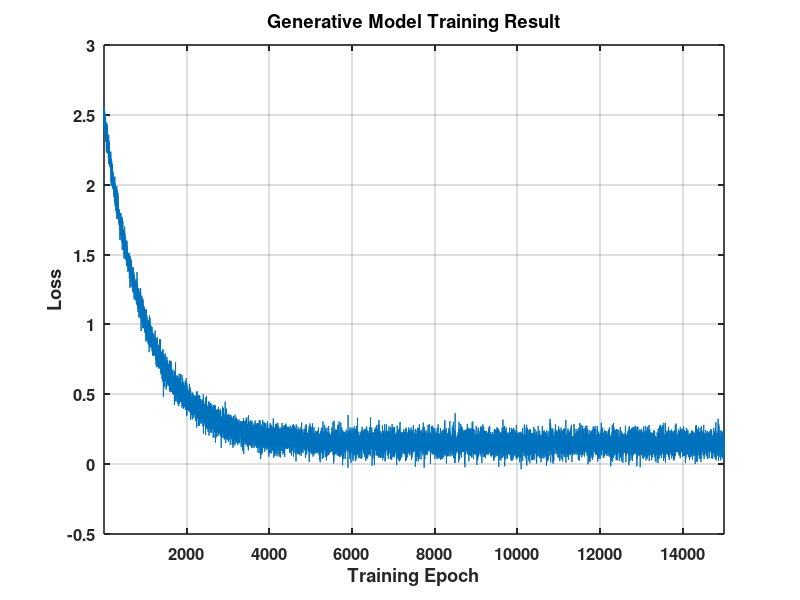

Write MATLAB code to recreate this figure.
clc; close all; clear;

%% 1. 데이터 로드 (파일이 없으면 가상 데이터 생성)
if exist('v3.csv', 'file')
    cvae_training_data = readtable("v3.csv");
    cvae_epoch = cvae_training_data.epoch;
    cvae_loss = cvae_training_data.train_loss;
else
    % [테스트용 가상 데이터] 15000 Epoch 가정
    fprintf('데이터 파일이 없어 가상 데이터를 생성합니다.\n');
    cvae_epoch = (1:15000)';
    % 초기값 2.5에서 시작해 0.15로 수렴 + 노이즈 추가
    cvae_loss = 2.35 * exp(-cvae_epoch/1000) + 0.15 + 0.05 * randn(size(cvae_epoch));
end

%% 2. 스타일 정의 (논문용 포맷)
line_width_plot = 1.2;    % 데이터 선 두께
line_width_avg  = 2.0;    % 평균선 두께
line_width_axis = 1.2;    % 축 선 두께
font_size_title = 16;     % 제목 폰트 크기
font_size_label = 14;     % 축 라벨 폰트 크기
font_size_tick  = 12;     % 눈금 폰트 크기
font_weight     = 'bold'; % 폰트 굵기

% 색상 팔레트
main_color = [0, 0.4470, 0.7410]; % 표준 Blue
avg_color  = [0.8500, 0.3250, 0.0980]; % 강조용 Orange-Red

%% 3. 평균 계산 (수렴 구간)
% 데이터가 충분하지 않을 경우를 대비해 인덱스 안전장치 마련
idx_start = 1950;
if length(cvae_loss) < idx_start
    idx_start = max(1, floor(length(cvae_loss) * 0.9)); % 데이터가 짧으면 하위 10%만 사용
end

% 마지막 구간 평균 계산
average_loss = mean(cvae_loss(idx_start:end));

%% 4. 그래프 그리기
figure('Position', [100, 100, 800, 600]);
hold on;

% (1) 전체 Loss Plot (약간 투명도를 주거나 얇게 그려 노이즈가 많아도 보기에 부담 없게)
plot(cvae_epoch, cvae_loss, 'Color', main_color, 'LineWidth', 0.5, 'DisplayName', 'Training Loss');


hold off;

% 축 및 라벨 설정
title("Generative Model Training Result", 'FontSize', font_size_title, 'FontWeight', font_weight);
xlabel("Training Epoch", 'FontSize', font_size_label, 'FontWeight', font_weight);
ylabel("Loss", 'FontSize', font_size_label, 'FontWeight', font_weight);

% 그리드 및 박스 설정
grid on; 
box on;
set(gca, 'LineWidth', line_width_axis, 'FontSize', font_size_tick, 'FontWeight', font_weight);
xlim([min(cvae_epoch), max(cvae_epoch)]);

